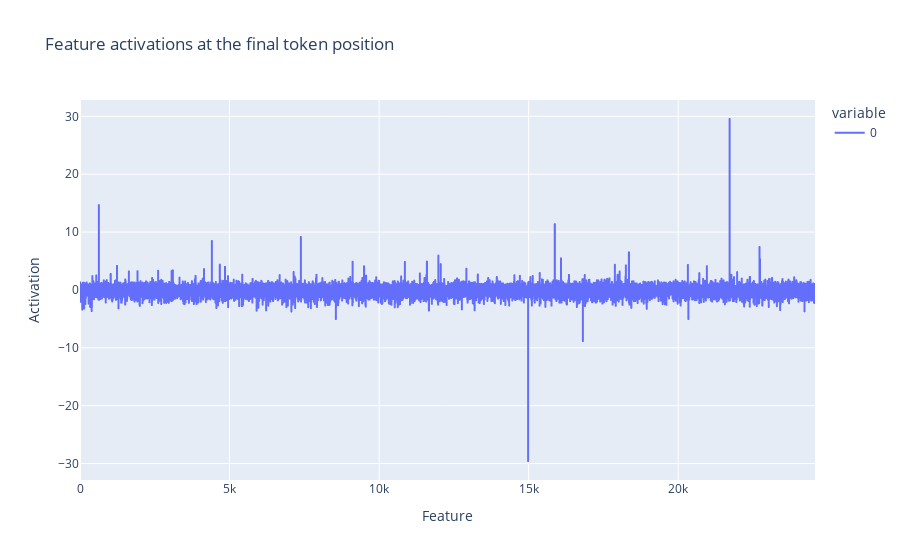
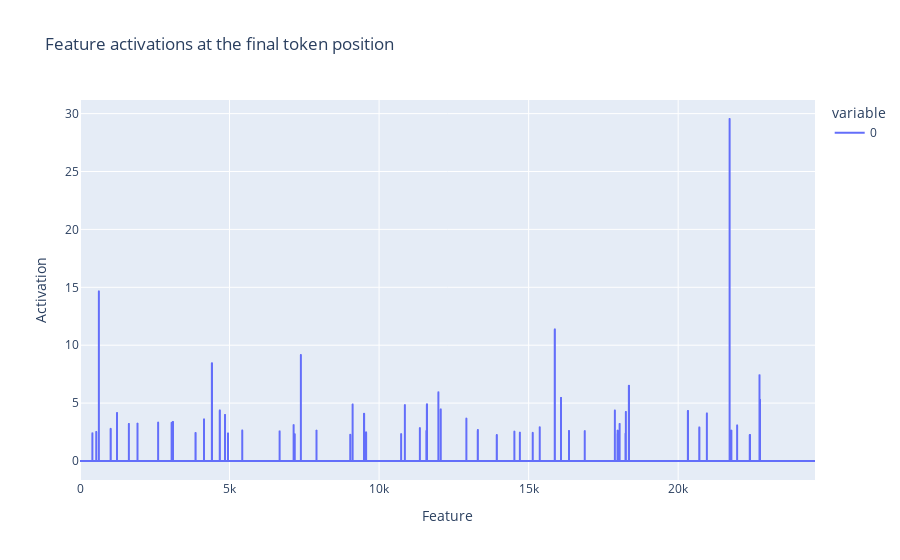

The notebook cell saved with these charts, in order:
### Code cell
prompt = "Solver the following equation: 44 - x = 32, what is x? 44 - x"
_, cache = model.run_with_cache_with_saes(prompt, saes=[sae])
topk = 10

hook_id = "blocks.14.hook_resid_post.hook_sae_acts_pre"
fig = px.line(
    cache[hook_id][0, -1, :].cpu().tolist(),
    title="Feature activations at the final token position",
    labels={"index": "Feature", "value": "Activation"},
)
# let's print the top 5 features and how much they fired
vals, inds = torch.topk(
    cache[hook_id][0, -1, :], topk
)
fig.show()

hook_id = "blocks.14.hook_resid_post.hook_sae_acts_post"
fig = px.line(
    cache[hook_id][0, -1, :].cpu().tolist(),
    title="Feature activations at the final token position",
    labels={"index": "Feature", "value": "Activation"},
)
# let's print the top 5 features and how much they fired
vals, inds = torch.topk(
    cache[hook_id][0, -1, :], topk
)
for val, ind in zip(vals, inds):
    print(f"Feature {ind} fired magniture {val:.2f}")
fig.show()

# for val, ind in zip(vals, inds):
#     print(f"Feature {ind} fired {val:.2f}")
#     html = get_dashboard_html(
#         sae_release="gpt2-small", sae_id="7-res-jb", feature_idx=ind
#     )
#     display(IFrame(html, width=1200, height=300))

### Figure 1 — Plotly figure (JSON) as saved in the notebook; plotly's stock layout.template omitted (floating-point values rounded to 4 significant figures; data arrays with more than 128 entries replaced by an {"elided": "..."} marker saying what was removed)
{"data": [{"hovertemplate": "variable=0<br>Feature=%{x}<br>Activation=%{y}<extra></extra>", "legendgroup": "0", "line": {"color": "#636efa", "dash": "solid"}, "marker": {"symbol": "circle"}, "mode": "lines", "name": "0", "showlegend": true, "type": "scattergl", "x": {"elided": "24576 int values"}, "xaxis": "x", "y": {"elided": "24576 float values"}, "yaxis": "y"}], "layout": {"legend": {"title": {"text": "variable"}, "tracegroupgap": 0}, "title": {"text": "Feature activations at the final token position"}, "xaxis": {"anchor": "y", "domain": [0, 1], "title": {"text": "Feature"}}, "yaxis": {"anchor": "x", "domain": [0, 1], "title": {"text": "Activation"}}}}

### Figure 2 — Plotly figure (JSON) as saved in the notebook; plotly's stock layout.template omitted (floating-point values rounded to 4 significant figures; data arrays with more than 128 entries replaced by an {"elided": "..."} marker saying what was removed)
{"data": [{"hovertemplate": "variable=0<br>Feature=%{x}<br>Activation=%{y}<extra></extra>", "legendgroup": "0", "line": {"color": "#636efa", "dash": "solid"}, "marker": {"symbol": "circle"}, "mode": "lines", "name": "0", "showlegend": true, "type": "scattergl", "x": {"elided": "24576 int values"}, "xaxis": "x", "y": {"elided": "24576 float values"}, "yaxis": "y"}], "layout": {"legend": {"title": {"text": "variable"}, "tracegroupgap": 0}, "title": {"text": "Feature activations at the final token position"}, "xaxis": {"anchor": "y", "domain": [0, 1], "title": {"text": "Feature"}}, "yaxis": {"anchor": "x", "domain": [0, 1], "title": {"text": "Activation"}}}}
